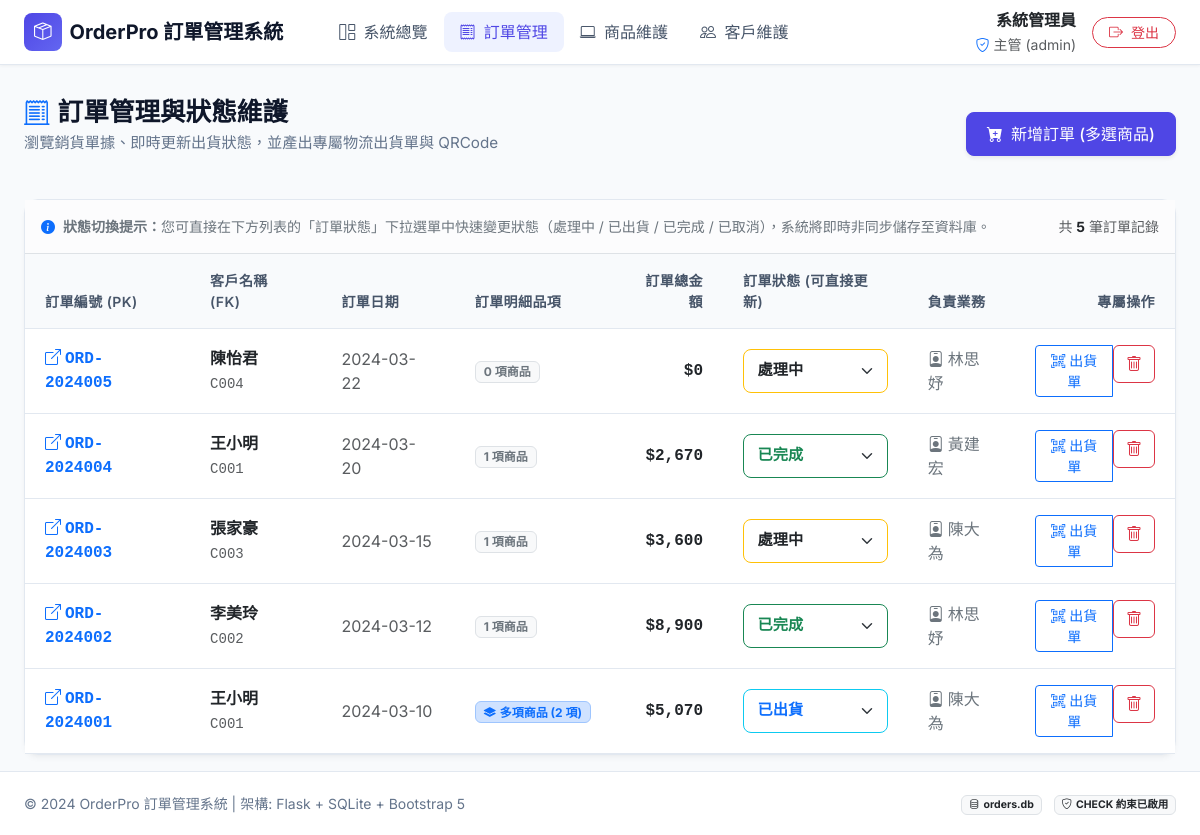
Screenshot of /orders (signed in) with the database file from the repository.
### tables this page shows
CREATE TABLE orders (
        order_id TEXT PRIMARY KEY,
        customer_id TEXT NOT NULL,
        order_date TEXT NOT NULL,
        status TEXT NOT NULL CHECK(status IN ('處理中', '已出貨', '已完成', '已取消')),
        sales_rep TEXT NOT NULL,
        FOREIGN KEY (customer_id) REFERENCES customer(customer_id)
            ON UPDATE CASCADE ON DELETE RESTRICT
    );

CREATE TABLE customer (
        customer_id TEXT PRIMARY KEY,
        name TEXT NOT NULL,
        phone TEXT,
        address TEXT,
        created_date TEXT NOT NULL DEFAULT (DATE('now'))
    );

### app.py (the view)
@app.route("/orders")
@login_required
def order_list():
    conn = get_db()
    cursor = conn.cursor()
    cursor.execute("""
    SELECT o.order_id, o.order_date, o.status, o.sales_rep,
           c.customer_id, c.name AS customer_name,
           COALESCE(SUM(oi.quantity * oi.unit_price), 0) AS total_amount,
           COUNT(oi.product_id) AS item_count
    FROM orders o
    JOIN customer c ON o.customer_id = c.customer_id
    LEFT JOIN order_item oi ON o.order_id = oi.order_id
    GROUP BY o.order_id
    ORDER BY o.order_date DESC, o.order_id DESC;
    """)
    orders = cursor.fetchall()
    conn.close()
    return render_template("orders.html", orders=orders)

### app.py (called while the page is built)
def login_required(f):
    @wraps(f)
    def decorated_function(*args, **kwargs):
        if "user" not in session:
            flash("請先登入管理員帳號！", "warning")
            return redirect(url_for("login", next=request.url))
        return f(*args, **kwargs)
    return decorated_function

@app.template_filter("currency")
def currency_filter(value):
    try:
        return f"{float(value):,.0f}"
    except (ValueError, TypeError):
        return value

@app.context_processor
def inject_user():
    return {
        "current_user": session.get("user"),
        "today_str": date.today().isoformat()
    }

### database.py (called while the page is built)
def get_db():
    conn = sqlite3.connect(DB_PATH)
    conn.row_factory = sqlite3.Row
    conn.execute("PRAGMA foreign_keys = ON;")
    return conn

### templates/orders.html (shortened to what this page needs)
{% extends "base.html" %}
{% block content %}
<div class="page-header d-flex flex-column flex-md-row justify-content-between align-items-md-center gap-3">
    <div>
        <h1 class="page-title"><i class="bi bi-receipt-cutoff text-primary me-2"></i>訂單管理與狀態維護</h1>
        <p class="page-subtitle">瀏覽銷貨單據、即時更新出貨狀態，並產出專屬物流出貨單與 QRCode</p>
    </div>
    <a href="{{ url_for('order_new') }}" class="btn btn-primary-custom shadow-sm">
        <i class="bi bi-cart-plus-fill me-1"></i> 新增訂單 (多選商品)
    </a>
</div>
<div class="card-custom">
    <div class="p-3 border-bottom bg-light-subtle d-flex flex-wrap align-items-center justify-content-between gap-2">
        <div class="small text-secondary">
            <i class="bi bi-info-circle-fill text-primary me-1"></i>
            <strong>狀態切換提示：</strong>您可直接在下方列表的「訂單狀態」下拉選單中快速變更狀態（處理中 / 已出貨 / 已完成 / 已取消），系統將即時非同步儲存至資料庫。
        </div>
        <div class="small text-muted">
            共 <span class="fw-bold text-dark">{{ orders | length }}</span> 筆訂單記錄
        </div>
    </div>
    <div class="table-responsive">
        <table class="table table-custom align-middle">
            <thead>
                <tr>
                    <th>訂單編號 (PK)</th>
                    <th>客戶名稱 (FK)</th>
                    <th>訂單日期</th>
                    <th>訂單明細品項</th>
                    <th class="text-end">訂單總金額</th>
                    <th style="min-width: 150px;">訂單狀態 (可直接更新)</th>
                    <th>負責業務</th>
                    <th class="text-end">專屬操作</th>
                </tr>
            </thead>
            <tbody>
                {% for o in orders %}
                <tr>
                    <td class="fw-bold font-monospace">
                        <a href="{{ url_for('order_detail', order_id=o.order_id) }}" class="text-primary text-decoration-none" title="點擊檢視專屬出貨單">
                            <i class="bi bi-box-arrow-up-right me-1"></i>{{ o.order_id }}
                        </a>
                    </td>
                    <td>
                        <div class="fw-semibold text-dark">{{ o.customer_name }}</div>
                        <small class="text-muted font-monospace">{{ o.customer_id }}</small>
                    </td>
                    <td><span class="text-muted">{{ o.order_date }}</span></td>
                    <td>
                        {% if o.item_count > 1 %}
                            <span class="badge bg-primary-subtle text-primary border border-primary-subtle px-2 py-1">
                                <i class="bi bi-layers-fill me-1"></i>多項商品 ({{ o.item_count }} 項)
                            </span>
                        {% else %}
                            <span class="badge bg-light text-secondary border px-2 py-1">
                                {{ o.item_count }} 項商品
                            </span>
                        {% endif %}
                    </td>
                    <td class="text-end fw-bold text-dark font-monospace fs-6">
                        ${{ o.total_amount | currency }}
                    </td>
                    <td>
                        <select class="form-select form-select-sm ajax-status-select fw-semibold {{ 'border-warning text-dark' if o.status == '處理中' else 'border-info text-primary' if o.status == '已出貨' else 'border-success text-success' if o.status == '已完成' else 'border-secondary text-secondary' }}"
                                data-order-id="{{ o.order_id }}"
                                data-current-status="{{ o.status }}"
                                title="選擇即可直接更新狀態">
                            <option value="處理中" {{ 'selected' if o.status == '處理中' }}>處理中</option>
                            <option value="已出貨" {{ 'selected' if o.status == '已出貨' }}>已出貨</option>
                            <option value="已完成" {{ 'selected' if o.status == '已完成' }}>已完成</option>
                        </select>
                    </td>
                    <td><span class="text-secondary"><i class="bi bi-person-badge me-1"></i>{{ o.sales_rep }}</span></td>
                    <td class="text-end">
                        <div class="btn-group btn-group-sm">
                            <a href="{{ url_for('order_detail', order_id=o.order_id) }}" class="btn btn-outline-primary" title="檢視出貨單與QRCode">
                                <i class="bi bi-qr-code-scan me-1"></i>出貨單
                            </a>
                            <form method="POST" action="{{ url_for('order_delete', order_id=o.order_id) }}" class="d-inline" onsubmit="return confirm('確定要刪除訂單 [{{ o.order_id }}] 嗎？明細資料亦將一併移除。');">
                                <button type="submit" class="btn btn-outline-danger" title="刪除訂單">
                                    <i class="bi bi-trash"></i>
                                </button>
                            </form>
                        </div>
                    </td>
                </tr>
                {% else %}
                <tr>
                    <td colspan="8" class="text-center py-5 text-muted">目前暫無任何訂單資料</td>
                </tr>
                {% endfor %}
            </tbody>
        </table>
    </div>
</div>
{% endblock %}

### static/css/style.css (style rules this page uses)
:root { --primary-color: #4f46e5; --primary-hover: #4338ca; --primary-light: #eef2ff; --dark-slate: #0f172a; --sidebar-bg: #1e293b; --body-bg: #f8fafc; --card-bg: #ffffff; --border-color: #e2e8f0; --text-main: #1e293b; --text-muted: #64748b; --success-color: #10b981; --warning-color: #f59e0b; --info-color: #0ea5e9; --danger-color: #ef4444; }
body { font-family: 'Inter', 'Noto Sans TC', -apple-system, BlinkMacSystemFont, "Segoe UI", Roboto, sans-serif; background-color: var(--body-bg); color: var(--text-main); min-height: 100vh; display: flex; flex-direction: column; }
.page-header { margin-bottom: 1.75rem; }
.page-title { font-weight: 700; font-size: 1.6rem; color: var(--dark-slate); margin-bottom: 0.25rem; }
.page-subtitle { color: var(--text-muted); font-size: 0.95rem; }
.card-custom { background: var(--card-bg); border: 1px solid var(--border-color); border-radius: 14px; box-shadow: 0 4px 6px -1px rgba(0, 0, 0, 0.04), 0 2px 4px -2px rgba(0, 0, 0, 0.04); transition: transform 0.2s ease, box-shadow 0.2s ease; }
.table-custom { margin-bottom: 0; }
.table-custom thead th { background-color: #f8fafc; color: #475569; font-weight: 600; font-size: 0.875rem; text-transform: uppercase; letter-spacing: 0.03em; padding: 1rem 1.25rem; border-bottom: 1px solid var(--border-color); }
.table-custom tbody td { padding: 1rem 1.25rem; vertical-align: middle; border-bottom: 1px solid var(--border-color); color: #334155; }
.form-control, .form-select { border: 1px solid #cbd5e1; border-radius: 8px; padding: 0.6rem 0.85rem; font-size: 0.95rem; transition: border-color 0.15s ease, box-shadow 0.15s ease; }
.btn-primary-custom { background-color: var(--primary-color); border-color: var(--primary-color); color: #ffffff; font-weight: 500; border-radius: 8px; padding: 0.55rem 1.25rem; transition: all 0.2s ease; }

### rows the page displays
orders: order_id "ORD-2024005", customer_name "陳怡君", customer_id "C004", order_date "2024-03-22", item_count "0", total_amount "0", status+order_id "處理中", sales_rep "林思妤"
orders: order_id "ORD-2024004", customer_name "王小明", customer_id "C001", order_date "2024-03-20", item_count "1", total_amount "2,670", status+order_id "已完成", sales_rep "黃建宏"
orders: order_id "ORD-2024003", customer_name "張家豪", customer_id "C003", order_date "2024-03-15", item_count "1", total_amount "3,600", status+order_id "處理中", sales_rep "陳大為"
orders: order_id "ORD-2024002", customer_name "李美玲", customer_id "C002", order_date "2024-03-12", item_count "1", total_amount "8,900", status+order_id "已完成", sales_rep "林思妤"
orders: order_id "ORD-2024001", customer_name "王小明", customer_id "C001", order_date "2024-03-10", item_count "2", total_amount "5,070", status+order_id "已出貨", sales_rep "陳大為"

### other values shown
{{ current_user.name }} "系統管理員"
{{ current_user.role }} "主管"
{{ current_user.username }} "admin"
{{ orders | length }} "5"
